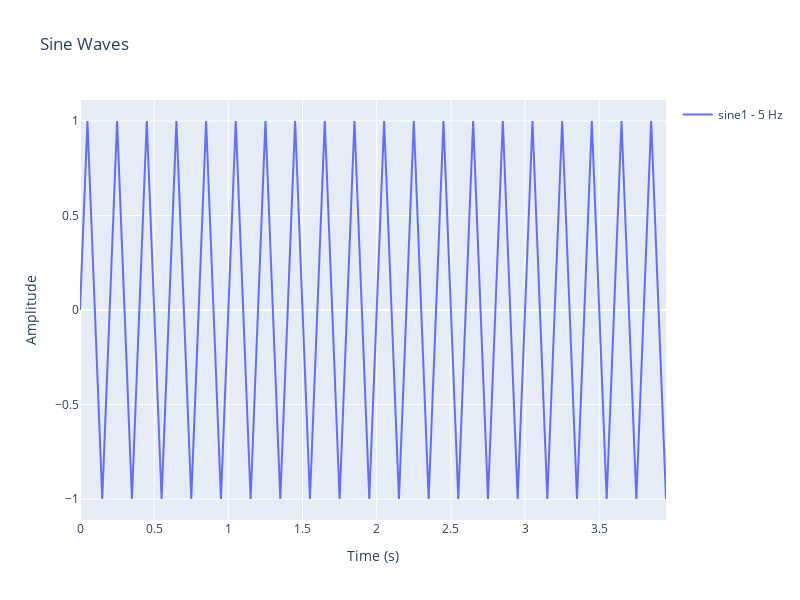
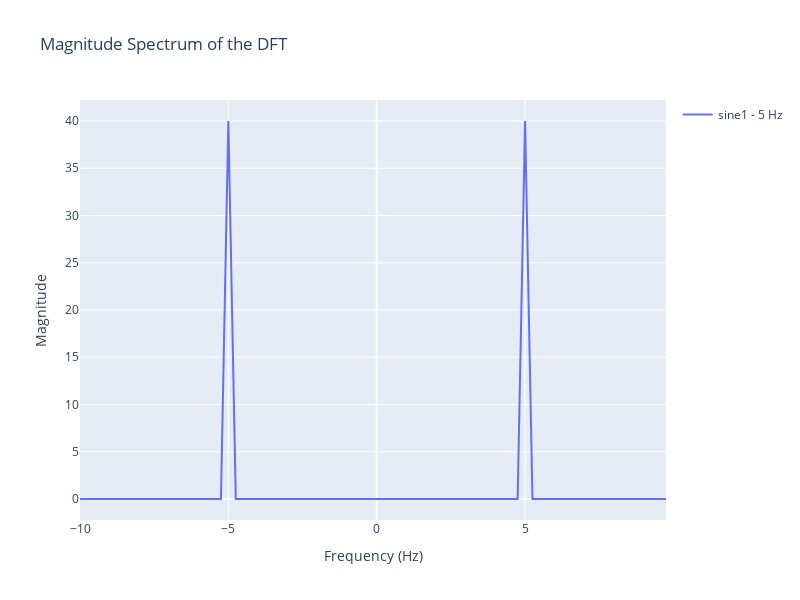
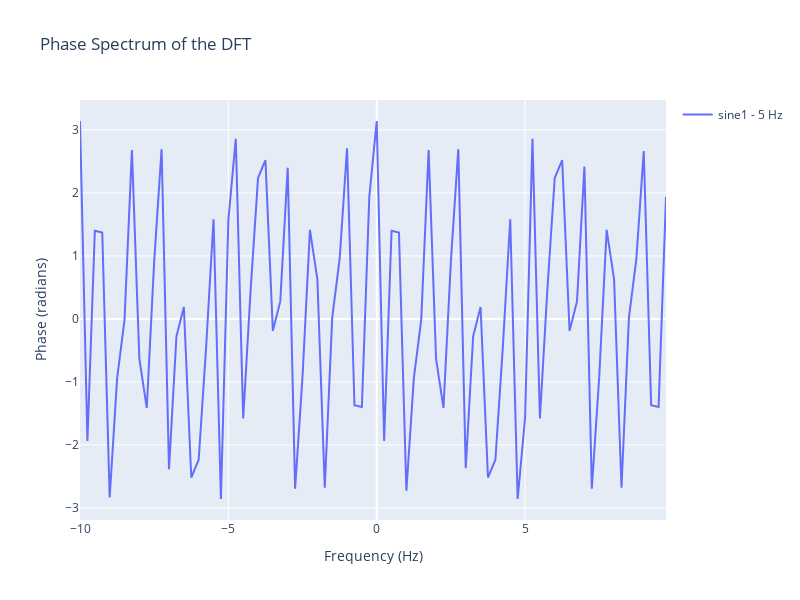

The notebook cell these images were saved under, in order:
### Markdown cell above
# Exploring the Effect of Sampling Rate and Sample Length on DFT Resolution

In this notebook, we explore the effect of sampling rate and sample length on the resolution of DFT analysis.

We start by setting our time step `n` to 0.05, which corresponds to a sampling rate (SR) of 20 Hz, and our total time length `t_max` to 2 seconds. We use one sine wave with a frequency of 5 Hz as an example.

As stated in the printout, our total number of sampling points is 40, which is calculated by dividing the total time (2 seconds) by the time step (0.05 seconds). The Nyquist frequency in our setting is 10 Hz, which is the maximum frequency that can be accurately sampled.

In the DFT plot, we see that -10 Hz and 10 Hz are the lower and upper boundaries, respectively. This means our total frequency resolution is 0.5 Hz. This resolution is determined by dividing the total bandwidth (20 Hz, from -10 Hz to 10 Hz) by the number of sampling points (40).

## How to Increase Frequency Resolution

To increase the frequency resolution, we need to consider two factors: sampling rate and total time length.

- **Increasing the Sampling Rate:** If we increase the sampling rate by reducing the time step, for example, setting `n = 0.025` (which doubles the sampling rate to 40 Hz), we can analyze higher frequencies up to the new Nyquist frequency of 20 Hz. However, the smallest frequency resolution step remains 0.5 Hz because the total number of sampling points still divides the total bandwidth.

- **Increasing the Total Time Length:** To improve the frequency resolution, we need to increase the total time length. For instance, by doubling `t_max` to 4 seconds, we double the number of sampling points to 80. This increases the frequency resolution to 0.25 Hz steps because the total bandwidth (20 Hz) is now divided by 80 sampling points.

In summary, to achieve finer frequency resolution in DFT analysis, extending the total time length of the sampled signal is more effective than merely increasing the sampling rate. This approach provides more data points for the DFT to process, resulting in smaller frequency resolution steps.

### Code cell
import sys
sys.path.append('../')

import numpy as np
import plotly.graph_objects as go
from py_scripts.waveform_utils import generate_waveforms, apply_window_to_waveforms, plot_waveforms

config = {
    # Time step in seconds
    'n': 0.05, 
    
    # Maximum time
    't_max': 4.0, 
    
    # Waveforms to show as list: 'sine1', 'sine2', 'am', 'fm', 'sum', 'comb'
    'selected_waveforms': ['sine1'],
    
    # Parameters for sine wave 1: amp, freq, phase
    'amp1': 1.0, 'freq1': 5, 'phase1': 0*np.pi,
    
    # Parameters for sine wave 2: amp, freq, phase
    'amp2': 1.0, 'freq2': 15, 'phase2': 0*np.pi,
    
    # Set the modulation index for AM
    'index_am': 1,
    
    # Set the modulation index for FM
    'index_fm': 0.1,
    
    # Apply window function
    'apply_window': False,
    
    # Type of window function to apply. Reference here: https://docs.scipy.org/doc/scipy/reference/generated/scipy.signal.get_window.html
    'window_type': 'blackman',
    
    # Add dotted lines overlay (disable if using high SR!)
    'add_dotted_lines': False
}

waveform_data, t = generate_waveforms(config)

if config['apply_window']:
    waveform_data = apply_window_to_waveforms(waveform_data, t, config['window_type'])

plot_waveforms(waveform_data, t, config)

### Figure 1 — Plotly figure (JSON) as saved in the notebook; plotly's stock layout.template omitted (floating-point values rounded to 4 significant figures)
{"data": [{"mode": "lines", "name": "sine1 - 5 Hz", "type": "scatter", "x": [0, 0.05, 0.1, 0.15, 0.2, 0.25, 0.3, 0.35, 0.4, 0.45, 0.5, 0.55, 0.6, 0.65, 0.7, 0.75, 0.8, 0.85, 0.9, 0.95, 1, 1.05, 1.1, 1.15, 1.2, 1.25, 1.3, 1.35, 1.4, 1.45, 1.5, 1.55, 1.6, 1.65, 1.7, 1.75, 1.8, 1.85, 1.9, 1.95, 2, 2.05, 2.1, 2.15, 2.2, 2.25, 2.3, 2.35, 2.4, 2.45, 2.5, 2.55, 2.6, 2.65, 2.7, 2.75, 2.8, 2.85, 2.9, 2.95, 3, 3.05, 3.1, 3.15, 3.2, 3.25, 3.3, 3.35, 3.4, 3.45, 3.5, 3.55, 3.6, 3.65, 3.7, 3.75, 3.8, 3.85, 3.9, 3.95], "y": [0, 1, 1.225e-16, -1, -2.449e-16, 1, -1.409e-15, -1, -4.899e-16, 1, 6.123e-16, -1, 2.818e-15, 1, -2.695e-15, -1, -9.797e-16, 1, 1.102e-15, -1, -1.225e-15, 1, -2.206e-15, -1, 5.636e-15, 1, -1.961e-15, -1, 5.391e-15, 1, 5.39e-15, -1, -1.959e-15, 1, -1.471e-15, -1, -2.204e-15, 1, -1.226e-15, -1, -2.449e-15, 1, -9.81e-16, -1, 4.411e-15, 1, -7.841e-15, -1, 1.127e-14, 1, -4.911e-16, -1, 3.921e-15, 1, -7.352e-15, -1, 1.078e-14, 1, -1.421e-14, -1, -1.078e-14, 1, 7.349e-15, -1, -3.919e-15, 1, 4.886e-16, -1, 2.942e-15, 1, 7.839e-15, -1, -4.409e-15, 1, 9.785e-16, -1, 2.452e-15, 1, -5.882e-15, -1]}], "layout": {"autosize": false, "height": 600, "showlegend": true, "title": {"text": "Sine Waves"}, "width": 800, "xaxis": {"autorange": true, "range": [0, 3.95], "title": {"text": "Time (s)"}, "type": "linear"}, "yaxis": {"autorange": true, "range": [-1.111, 1.111], "title": {"text": "Amplitude"}, "type": "linear"}}}

### Figure 2 — Plotly figure (JSON) as saved in the notebook; plotly's stock layout.template omitted (floating-point values rounded to 4 significant figures)
{"data": [{"mode": "lines", "name": "sine1 - 5 Hz", "type": "scatter", "x": [-10, -9.75, -9.5, -9.25, -9, -8.75, -8.5, -8.25, -8, -7.75, -7.5, -7.25, -7, -6.75, -6.5, -6.25, -6, -5.75, -5.5, -5.25, -5, -4.75, -4.5, -4.25, -4, -3.75, -3.5, -3.25, -3, -2.75, -2.5, -2.25, -2, -1.75, -1.5, -1.25, -1, -0.75, -0.5, -0.25, 0, 0.25, 0.5, 0.75, 1, 1.25, 1.5, 1.75, 2, 2.25, 2.5, 2.75, 3, 3.25, 3.5, 3.75, 4, 4.25, 4.5, 4.75, 5, 5.25, 5.5, 5.75, 6, 6.25, 6.5, 6.75, 7, 7.25, 7.5, 7.75, 8, 8.25, 8.5, 8.75, 9, 9.25, 9.5, 9.75], "y": [2.88e-15, 1.029e-14, 9.122e-15, 2.46e-14, 4.715e-14, 1.139e-14, 1.869e-14, 9.174e-15, 5.327e-15, 1.663e-14, 9.825e-15, 3.294e-14, 6.475e-14, 5.16e-14, 2.246e-14, 1.965e-14, 9.116e-15, 5.567e-14, 5.269e-14, 3.307e-14, 40, 3.307e-14, 5.269e-14, 5.567e-14, 9.116e-15, 1.965e-14, 2.246e-14, 5.16e-14, 6.317e-14, 3.294e-14, 9.825e-15, 1.663e-14, 5.327e-15, 9.174e-15, 1.869e-14, 1.139e-14, 4.978e-14, 2.46e-14, 9.122e-15, 1.029e-14, 2.88e-15, 1.029e-14, 9.122e-15, 2.46e-14, 4.876e-14, 1.139e-14, 1.869e-14, 9.174e-15, 5.327e-15, 1.663e-14, 9.825e-15, 3.294e-14, 6.488e-14, 5.16e-14, 2.246e-14, 1.965e-14, 9.116e-15, 5.567e-14, 5.269e-14, 3.307e-14, 40, 3.307e-14, 5.269e-14, 5.567e-14, 9.116e-15, 1.965e-14, 2.246e-14, 5.16e-14, 6.372e-14, 3.294e-14, 9.825e-15, 1.663e-14, 5.327e-15, 9.174e-15, 1.869e-14, 1.139e-14, 5.034e-14, 2.46e-14, 9.122e-15, 1.029e-14]}], "layout": {"autosize": false, "height": 600, "showlegend": true, "title": {"text": "Magnitude Spectrum of the DFT"}, "width": 800, "xaxis": {"autorange": true, "range": [-10, 9.75], "title": {"text": "Frequency (Hz)"}, "type": "linear"}, "yaxis": {"autorange": true, "range": [-2.222, 42.22], "title": {"text": "Magnitude"}, "type": "linear"}}}

### Figure 3 — Plotly figure (JSON) as saved in the notebook; plotly's stock layout.template omitted (floating-point values rounded to 4 significant figures)
{"data": [{"mode": "lines", "name": "sine1 - 5 Hz", "type": "scatter", "x": [-10, -9.75, -9.5, -9.25, -9, -8.75, -8.5, -8.25, -8, -7.75, -7.5, -7.25, -7, -6.75, -6.5, -6.25, -6, -5.75, -5.5, -5.25, -5, -4.75, -4.5, -4.25, -4, -3.75, -3.5, -3.25, -3, -2.75, -2.5, -2.25, -2, -1.75, -1.5, -1.25, -1, -0.75, -0.5, -0.25, 0, 0.25, 0.5, 0.75, 1, 1.25, 1.5, 1.75, 2, 2.25, 2.5, 2.75, 3, 3.25, 3.5, 3.75, 4, 4.25, 4.5, 4.75, 5, 5.25, 5.5, 5.75, 6, 6.25, 6.5, 6.75, 7, 7.25, 7.5, 7.75, 8, 8.25, 8.5, 8.75, 9, 9.25, 9.5, 9.75], "y": [3.142, -1.938, 1.399, 1.372, -2.835, -0.9476, -0.01671, 2.68, -0.6295, -1.413, 0.9136, 2.694, -2.386, -0.2775, 0.1895, -2.519, -2.236, -0.4527, 1.581, -2.859, 1.571, 2.859, -1.581, 0.4527, 2.236, 2.519, -0.1895, 0.2775, 2.401, -2.694, -0.9136, 1.413, 0.6295, -2.68, 0.01671, 0.9476, 2.709, -1.372, -1.399, 1.938, 3.142, -1.938, 1.399, 1.372, -2.729, -0.9476, -0.01671, 2.68, -0.6295, -1.413, 0.9136, 2.694, -2.369, -0.2775, 0.1895, -2.519, -2.236, -0.4527, 1.581, -2.859, -1.571, 2.859, -1.581, 0.4527, 2.236, 2.519, -0.1895, 0.2775, 2.418, -2.694, -0.9136, 1.413, 0.6295, -2.68, 0.01671, 0.9476, 2.665, -1.372, -1.399, 1.938]}], "layout": {"autosize": false, "height": 600, "showlegend": true, "title": {"text": "Phase Spectrum of the DFT"}, "width": 800, "xaxis": {"autorange": true, "range": [-10, 9.75], "title": {"text": "Frequency (Hz)"}, "type": "linear"}, "yaxis": {"autorange": true, "range": [-3.192, 3.475], "title": {"text": "Phase (radians)"}, "type": "linear"}}}
